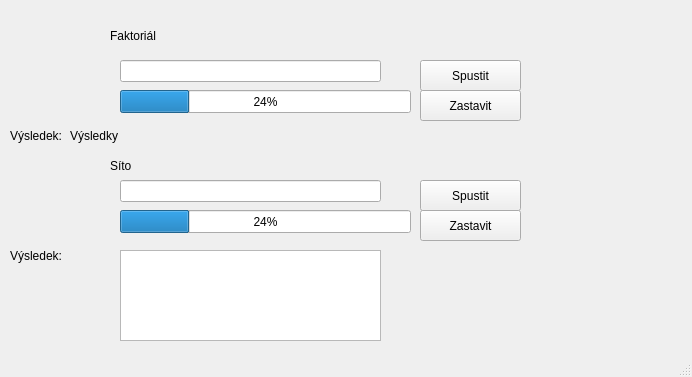
<?xml version="1.0" encoding="UTF-8"?>
<ui version="4.0">
 <class>BackProcess</class>
 <widget class="QMainWindow" name="BackProcess">
  <property name="geometry">
   <rect>
    <x>0</x>
    <y>0</y>
    <width>692</width>
    <height>377</height>
   </rect>
  </property>
  <property name="windowTitle">
   <string>BackProcess</string>
  </property>
  <widget class="QWidget" name="centralwidget">
   <widget class="QPushButton" name="factButton">
    <property name="geometry">
     <rect>
      <x>420</x>
      <y>60</y>
      <width>101</width>
      <height>31</height>
     </rect>
    </property>
    <property name="text">
     <string>Spustit</string>
    </property>
   </widget>
   <widget class="QPushButton" name="sieveButton">
    <property name="geometry">
     <rect>
      <x>420</x>
      <y>180</y>
      <width>101</width>
      <height>31</height>
     </rect>
    </property>
    <property name="text">
     <string>Spustit</string>
    </property>
   </widget>
   <widget class="QProgressBar" name="factBar">
    <property name="geometry">
     <rect>
      <x>120</x>
      <y>90</y>
      <width>291</width>
      <height>23</height>
     </rect>
    </property>
    <property name="value">
     <number>24</number>
    </property>
   </widget>
   <widget class="QProgressBar" name="sieveBar">
    <property name="geometry">
     <rect>
      <x>120</x>
      <y>210</y>
      <width>291</width>
      <height>23</height>
     </rect>
    </property>
    <property name="value">
     <number>24</number>
    </property>
   </widget>
   <widget class="QLabel" name="label">
    <property name="geometry">
     <rect>
      <x>110</x>
      <y>20</y>
      <width>241</width>
      <height>31</height>
     </rect>
    </property>
    <property name="text">
     <string>Faktoriál</string>
    </property>
   </widget>
   <widget class="QLabel" name="label_2">
    <property name="geometry">
     <rect>
      <x>110</x>
      <y>150</y>
      <width>241</width>
      <height>31</height>
     </rect>
    </property>
    <property name="text">
     <string>Síto</string>
    </property>
   </widget>
   <widget class="QLabel" name="label_3">
    <property name="geometry">
     <rect>
      <x>10</x>
      <y>240</y>
      <width>81</width>
      <height>31</height>
     </rect>
    </property>
    <property name="text">
     <string>Výsledek:</string>
    </property>
   </widget>
   <widget class="QLabel" name="label_4">
    <property name="geometry">
     <rect>
      <x>10</x>
      <y>120</y>
      <width>81</width>
      <height>31</height>
     </rect>
    </property>
    <property name="text">
     <string>Výsledek:</string>
    </property>
   </widget>
   <widget class="QLabel" name="factResult">
    <property name="geometry">
     <rect>
      <x>70</x>
      <y>120</y>
      <width>721</width>
      <height>31</height>
     </rect>
    </property>
    <property name="text">
     <string>Výsledky</string>
    </property>
   </widget>
   <widget class="QLineEdit" name="sieveInput">
    <property name="geometry">
     <rect>
      <x>120</x>
      <y>180</y>
      <width>261</width>
      <height>22</height>
     </rect>
    </property>
   </widget>
   <widget class="QLineEdit" name="factInput">
    <property name="geometry">
     <rect>
      <x>120</x>
      <y>60</y>
      <width>261</width>
      <height>22</height>
     </rect>
    </property>
   </widget>
   <widget class="QPushButton" name="factStop">
    <property name="geometry">
     <rect>
      <x>420</x>
      <y>90</y>
      <width>101</width>
      <height>31</height>
     </rect>
    </property>
    <property name="text">
     <string>Zastavit</string>
    </property>
   </widget>
   <widget class="QPushButton" name="sieveStop">
    <property name="geometry">
     <rect>
      <x>420</x>
      <y>210</y>
      <width>101</width>
      <height>31</height>
     </rect>
    </property>
    <property name="text">
     <string>Zastavit</string>
    </property>
   </widget>
   <widget class="QTextEdit" name="sieveResult">
    <property name="geometry">
     <rect>
      <x>120</x>
      <y>250</y>
      <width>261</width>
      <height>91</height>
     </rect>
    </property>
   </widget>
  </widget>
  <widget class="QMenuBar" name="menubar">
   <property name="geometry">
    <rect>
     <x>0</x>
     <y>0</y>
     <width>692</width>
     <height>22</height>
    </rect>
   </property>
  </widget>
  <widget class="QStatusBar" name="statusbar"/>
 </widget>
 <resources/>
 <connections/>
</ui>
